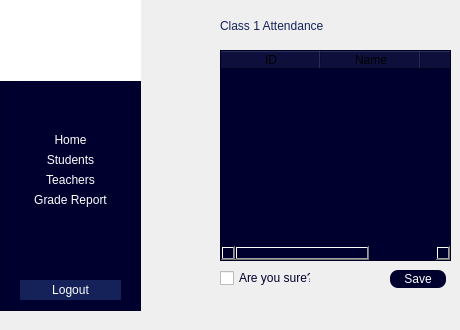
    <widget class="QWidget" name="page_1_Attendance">
     <widget class="QFrame" name="frame_19">
      <property name="geometry">
       <rect>
        <x>0</x>
        <y>-10</y>
        <width>141</width>
        <height>321</height>
       </rect>
      </property>
      <property name="styleSheet">
       <string notr="true">background-color: rgb(0, 0, 47);</string>
      </property>
      <property name="frameShape">
       <enum>QFrame::Shape::StyledPanel</enum>
      </property>
      <property name="frameShadow">
       <enum>QFrame::Shadow::Raised</enum>
      </property>
      <widget class="QPushButton" name="pushButton_42">
       <property name="geometry">
        <rect>
         <x>20</x>
         <y>140</y>
         <width>101</width>
         <height>20</height>
        </rect>
       </property>
       <property name="styleSheet">
        <string notr="true">border-radius:0px;
color:white;
font: 700 10pt &quot;Calibri&quot;;
</string>
       </property>
       <property name="text">
        <string>Home</string>
       </property>
      </widget>
      <widget class="QPushButton" name="pushButton_43">
       <property name="geometry">
        <rect>
         <x>20</x>
         <y>200</y>
         <width>101</width>
         <height>20</height>
        </rect>
       </property>
       <property name="styleSheet">
        <string notr="true">border-radius:0px;
color:white;
font: 700 10pt &quot;Calibri&quot;;
</string>
       </property>
       <property name="text">
        <string>Grade Report</string>
       </property>
      </widget>
      <widget class="QPushButton" name="pushButton_44">
       <property name="geometry">
        <rect>
         <x>20</x>
         <y>290</y>
         <width>101</width>
         <height>20</height>
        </rect>
       </property>
       <property name="styleSheet">
        <string notr="true">background-color: rgb(21, 34, 89,255);
color:white;
font: 700 10pt &quot;Calibri&quot;;
border-color: rgb(21, 34, 89);
border-radius:0;
border-style:none;</string>
       </property>
       <property name="text">
        <string>Logout</string>
       </property>
      </widget>
      <widget class="QLabel" name="label_54">
       <property name="geometry">
        <rect>
         <x>0</x>
         <y>0</y>
         <width>141</width>
         <height>91</height>
        </rect>
       </property>
       <property name="styleSheet">
        <string notr="true">background-color: rgb(255, 255, 255);</string>
       </property>
       <property name="text">
        <string/>
       </property>
       <property name="pixmap">
        <pixmap resource="school-logo.qrc">:/school-logo/new/prefix1/images/School Logo.jpeg</pixmap>
       </property>
       <property name="scaledContents">
        <bool>true</bool>
       </property>
      </widget>
      <widget class="QPushButton" name="pushButton_57">
       <property name="geometry">
        <rect>
         <x>20</x>
         <y>160</y>
         <width>101</width>
         <height>20</height>
        </rect>
       </property>
       <property name="styleSheet">
        <string notr="true">border-radius:0px;
color:white;
font: 700 10pt &quot;Calibri&quot;;
</string>
       </property>
       <property name="text">
        <string>Students</string>
       </property>
      </widget>
      <widget class="QPushButton" name="pushButton_58">
       <property name="geometry">
        <rect>
         <x>20</x>
         <y>180</y>
         <width>101</width>
         <height>20</height>
        </rect>
       </property>
       <property name="styleSheet">
        <string notr="true">border-radius:0px;
color:white;
font: 700 10pt &quot;Calibri&quot;;
</string>
       </property>
       <property name="text">
        <string>Teachers</string>
       </property>
      </widget>
     </widget>
     <widget class="QTableWidget" name="tableWidget_4">
      <property name="geometry">
       <rect>
        <x>220</x>
        <y>50</y>
        <width>231</width>
        <height>211</height>
       </rect>
      </property>
      <property name="styleSheet">
       <string notr="true">background-color: rgb(0, 0, 47);</string>
      </property>
      <column>
       <property name="text">
        <string>ID</string>
       </property>
      </column>
      <column>
       <property name="text">
        <string>Name</string>
       </property>
      </column>
      <column>
       <property name="text">
        <string>Present</string>
       </property>
      </column>
     </widget>
     <widget class="QLabel" name="label_19">
      <property name="geometry">
       <rect>
        <x>220</x>
        <y>10</y>
        <width>231</width>
        <height>31</height>
       </rect>
      </property>
      <property name="styleSheet">
       <string notr="true">color:rgba(21,34,89,255);
font: 700 20pt &quot;Calibri&quot;;
border-width:0px;
border-style:none;
qproperty-alignment:AlignCenter;</string>
      </property>
      <property name="text">
       <string>Class 1 Attendance</string>
      </property>
     </widget>
     <widget class="QCheckBox" name="checkBox">
      <property name="geometry">
       <rect>
        <x>220</x>
        <y>270</y>
        <width>91</width>
        <height>16</height>
       </rect>
      </property>
      <property name="styleSheet">
       <string notr="true">font: 700 11pt &quot;Calibri&quot;;
color: rgb(0, 0, 47);
qproperty-alignment:AlignCenter;</string>
      </property>
      <property name="text">
       <string>Are you sure?</string>
      </property>
     </widget>
     <widget class="QPushButton" name="pushButton_5">
      <property name="geometry">
       <rect>
        <x>390</x>
        <y>270</y>
        <width>56</width>
        <height>18</height>
       </rect>
      </property>
      <property name="styleSheet">
       <string notr="true">background-color: rgb(0, 0, 47);
color: rgb(255, 255, 255);
border-radius:8px;
font: 700 11pt &quot;Calibri&quot;;</string>
      </property>
      <property name="text">
       <string>Save</string>
      </property>
     </widget>
    </widget>
